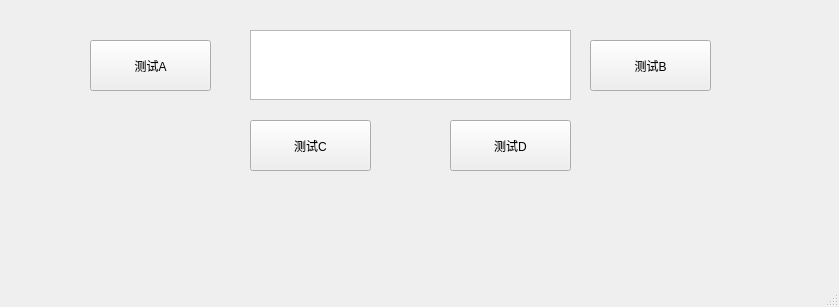
<?xml version="1.0" encoding="UTF-8"?>
<ui version="4.0">
 <class>MainWindow</class>
 <widget class="QMainWindow" name="MainWindow">
  <property name="geometry">
   <rect>
    <x>0</x>
    <y>0</y>
    <width>839</width>
    <height>307</height>
   </rect>
  </property>
  <property name="windowTitle">
   <string>MainWindow</string>
  </property>
  <widget class="QWidget" name="centralwidget">
   <widget class="QPushButton" name="btnTestA">
    <property name="geometry">
     <rect>
      <x>90</x>
      <y>40</y>
      <width>121</width>
      <height>51</height>
     </rect>
    </property>
    <property name="text">
     <string>测试A</string>
    </property>
   </widget>
   <widget class="QTextEdit" name="txtContent">
    <property name="geometry">
     <rect>
      <x>250</x>
      <y>30</y>
      <width>321</width>
      <height>70</height>
     </rect>
    </property>
   </widget>
   <widget class="QPushButton" name="btnTestB">
    <property name="geometry">
     <rect>
      <x>590</x>
      <y>40</y>
      <width>121</width>
      <height>51</height>
     </rect>
    </property>
    <property name="text">
     <string>测试B</string>
    </property>
   </widget>
   <widget class="QPushButton" name="btnTestC">
    <property name="geometry">
     <rect>
      <x>250</x>
      <y>120</y>
      <width>121</width>
      <height>51</height>
     </rect>
    </property>
    <property name="text">
     <string>测试C</string>
    </property>
   </widget>
   <widget class="QPushButton" name="btnTestD">
    <property name="geometry">
     <rect>
      <x>450</x>
      <y>120</y>
      <width>121</width>
      <height>51</height>
     </rect>
    </property>
    <property name="text">
     <string>测试D</string>
    </property>
   </widget>
  </widget>
  <widget class="QStatusBar" name="statusbar"/>
  <widget class="QMenuBar" name="menubar">
   <property name="geometry">
    <rect>
     <x>0</x>
     <y>0</y>
     <width>839</width>
     <height>36</height>
    </rect>
   </property>
  </widget>
 </widget>
 <resources/>
 <connections/>
</ui>
